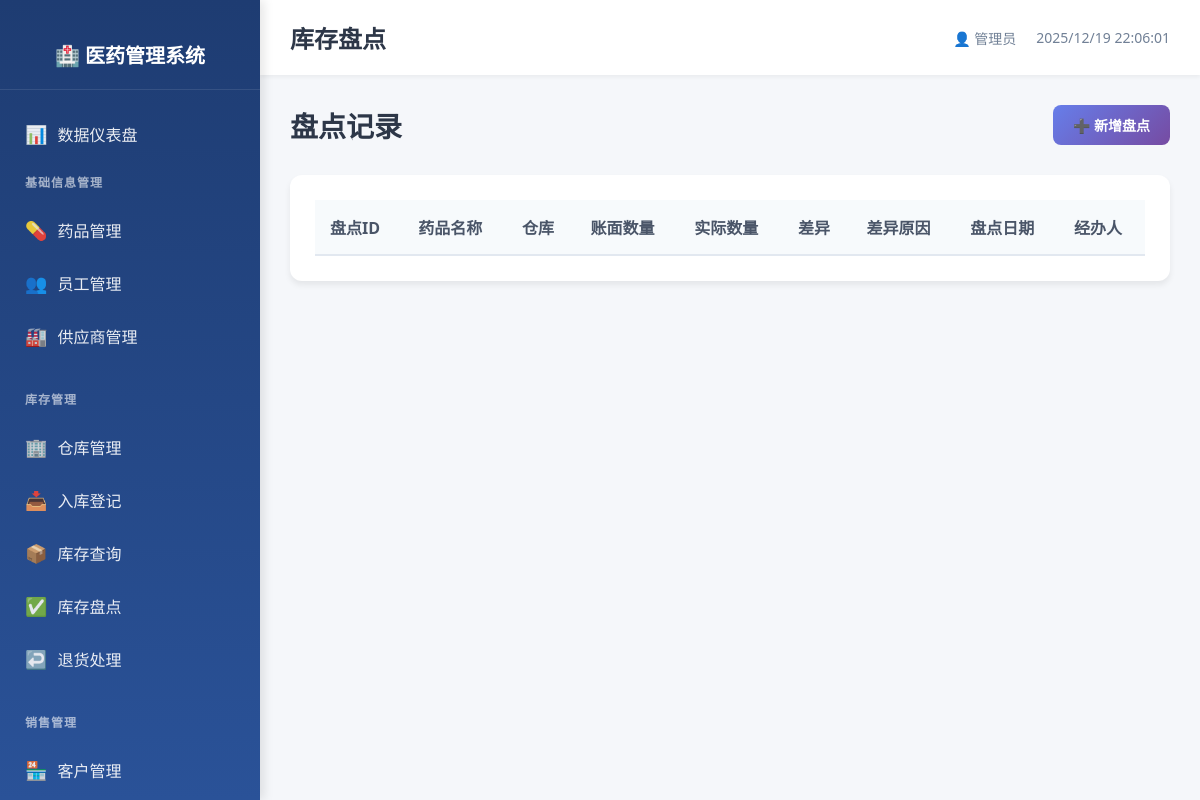
The page /inventory/check on the database as committed earlier.
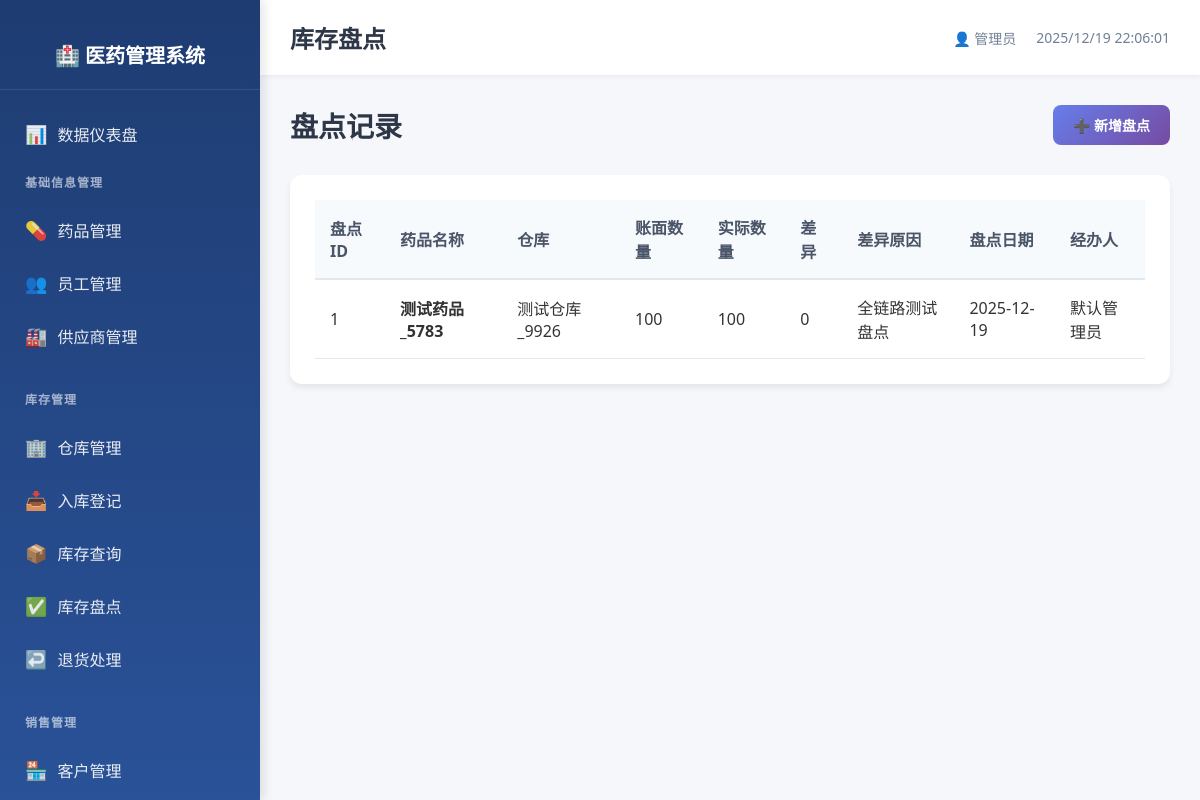
The same page on the database as committed later.
### models.py (models this page shows)
class InventoryCheck(db.Model):
    __tablename__ = 'inventory_check'
    check_id = db.Column(db.Integer, primary_key=True, autoincrement=True)
    drug_id = db.Column(db.Integer, db.ForeignKey('drug_info.drug_id', ondelete='CASCADE'), nullable=False, index=True)
    warehouse_id = db.Column(db.Integer, db.ForeignKey('warehouse.warehouse_id', ondelete='CASCADE'), nullable=False, index=True)
    checked_quantity = db.Column(db.Integer, nullable=False)
    actual_quantity = db.Column(db.Integer, nullable=False)
    diff_reason = db.Column(db.String(200))
    check_date = db.Column(db.Date, nullable=False, index=True)
    employee_id = db.Column(db.Integer, db.ForeignKey('employee_info.employee_id', ondelete='SET NULL'))
    create_time = db.Column(db.DateTime, default=datetime.now, nullable=False)

class DrugInfo(db.Model):
    __tablename__ = 'drug_info'
    drug_id = db.Column(db.Integer, primary_key=True, autoincrement=True)
    name = db.Column(db.String(100), nullable=False, index=True)
    spec = db.Column(db.String(100))
    manufacturer = db.Column(db.String(200))
    approval_number = db.Column(db.String(100), unique=True)
    category = db.Column(db.String(50))  # 处方/非处方
    unit = db.Column(db.String(20))
    purchase_price = db.Column(db.Numeric(10, 2), nullable=False)
    sale_price = db.Column(db.Numeric(10, 2), nullable=False)
    expiry_date = db.Column(db.Date)
    status = db.Column(db.String(20), default='在售', nullable=False)
    create_time = db.Column(db.DateTime, default=datetime.now, nullable=False)
    update_time = db.Column(db.DateTime, default=datetime.now, onupdate=datetime.now, nullable=False)

class Warehouse(db.Model):
    __tablename__ = 'warehouse'
    warehouse_id = db.Column(db.Integer, primary_key=True, autoincrement=True)
    name = db.Column(db.String(100), nullable=False, unique=True, index=True)
    address = db.Column(db.String(200))
    manager_id = db.Column(db.Integer, db.ForeignKey('employee_info.employee_id', ondelete='SET NULL'))
    create_time = db.Column(db.DateTime, default=datetime.now, nullable=False)

class EmployeeInfo(db.Model):
    __tablename__ = 'employee_info'
    employee_id = db.Column(db.Integer, primary_key=True, autoincrement=True)
    name = db.Column(db.String(100), nullable=False, index=True)
    department = db.Column(db.String(100))
    position = db.Column(db.String(100))
    phone = db.Column(db.String(20), unique=True)
    hire_date = db.Column(db.Date)
    account = db.Column(db.String(50), unique=True, nullable=False)
    password = db.Column(db.String(200), nullable=False)
    status = db.Column(db.String(20), default='在职', nullable=False)
    create_time = db.Column(db.DateTime, default=datetime.now, nullable=False)
    update_time = db.Column(db.DateTime, default=datetime.now, onupdate=datetime.now, nullable=False)

### routes/inventory_mgmt.py (the view)
@inventory_bp.route('/check')
def check_list():
    checks = db.session.query(InventoryCheck, DrugInfo.name, Warehouse.name, EmployeeInfo.name).\
        join(DrugInfo, InventoryCheck.drug_id == DrugInfo.drug_id).\
        join(Warehouse, InventoryCheck.warehouse_id == Warehouse.warehouse_id).\
        join(EmployeeInfo, InventoryCheck.employee_id == EmployeeInfo.employee_id).all()
    return render_template('inventory/check_list.html', checks=checks)

### templates/inventory/check_list.html (shortened to what this page needs)
{% extends "base.html" %}
{% block page_title %}库存盘点{% endblock %}
{% block content %}
<div class="page-header">
    <h2>盘点记录</h2>
    <a href="{{ url_for('inventory.check_add') }}" class="btn btn-primary">
        ➕ 新增盘点
    </a>
</div>
<div class="table-card">
    <table class="data-table">
        <thead>
            <tr>
                <th>盘点ID</th>
                <th>药品名称</th>
                <th>仓库</th>
                <th>账面数量</th>
                <th>实际数量</th>
                <th>差异</th>
                <th>差异原因</th>
                <th>盘点日期</th>
                <th>经办人</th>
            </tr>
        </thead>
        <tbody>
            {% for check, drug_name, warehouse_name, employee_name in checks %}
            <tr>
                <td>{{ check.check_id }}</td>
                <td><strong>{{ drug_name }}</strong></td>
                <td>{{ warehouse_name }}</td>
                <td>{{ check.checked_quantity }}</td>
                <td>{{ check.actual_quantity }}</td>
                <td class="{% if check.checked_quantity != check.actual_quantity %}text-danger{% endif %}">
                    {{ check.actual_quantity - check.checked_quantity }}
                </td>
                <td>{{ check.diff_reason or '-' }}</td>
                <td>{{ check.check_date }}</td>
                <td>{{ employee_name }}</td>
            </tr>
            {% endfor %}
        </tbody>
    </table>
</div>
{% endblock %}

Rows that differ between the two databases and show on the page:
added InventoryCheck: check_id "1", name "测试药品_5783", name "测试仓库_9926", checked_quantity "100", actual_quantity "100", check.actual_quantity-check.checked_quantity "0", diff_reason "全链路测试盘点", check_date "2025-12-19", name "默认管理员"
